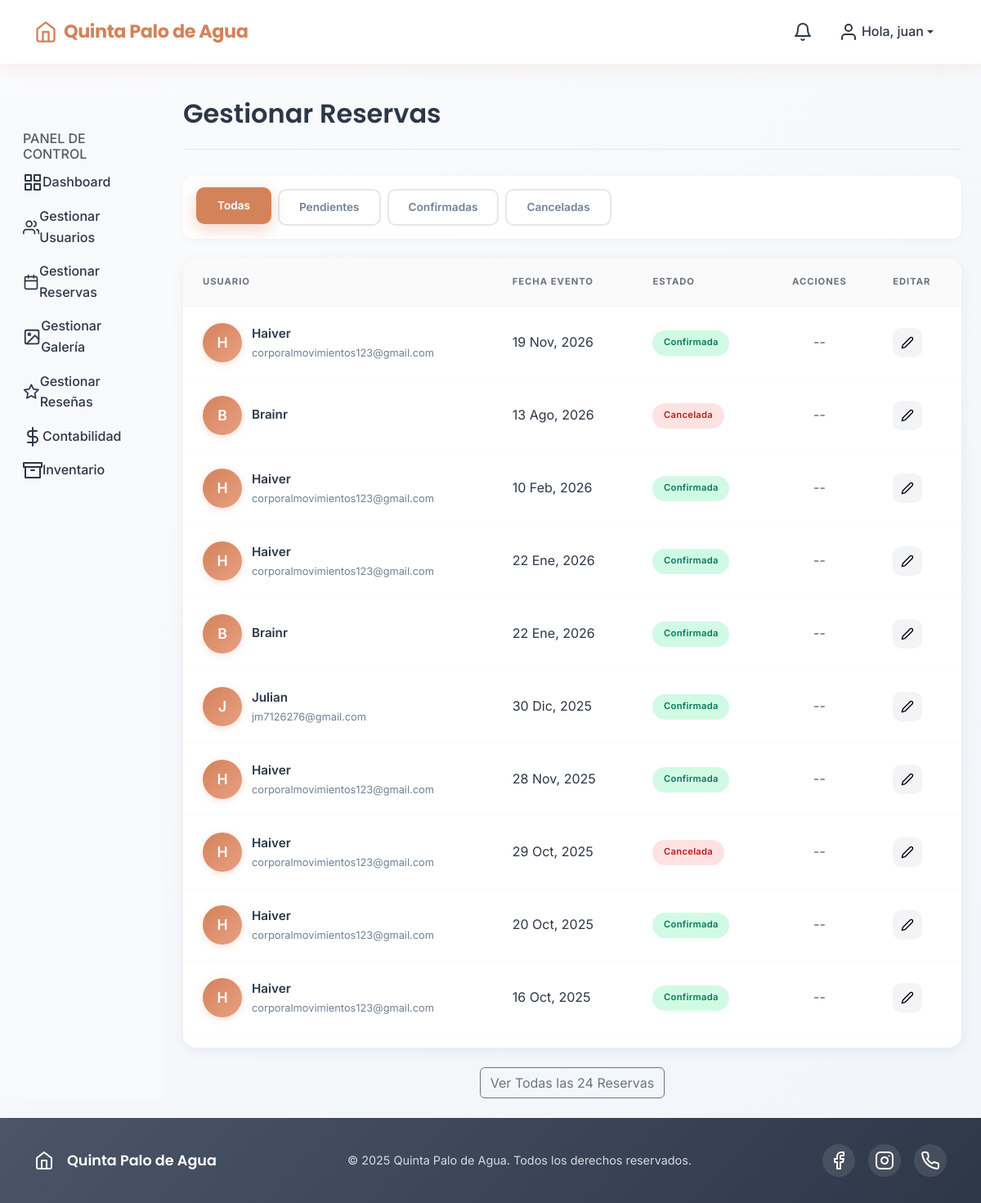
The page /panel-control/reservas/ (signed in) on the database its author committed.
### reservas/models.py (models this page shows, shortened)
class Reserva(models.Model):
    usuario = models.ForeignKey(User, on_delete=models.CASCADE, related_name='reservas')
    fecha_reserva = models.DateField(verbose_name="Fecha del Evento")
    numero_personas = models.PositiveIntegerField(verbose_name="Número de Personas")
    tipo_evento = models.CharField(max_length=100, verbose_name="Tipo de Evento")
    ESTADO_CHOICES = [
        ('pendiente', 'Pendiente'),
        ('esperando_pago', 'Esperando Pago'), # Nuevo estado
        ('confirmada', 'Confirmada'),
        ('cancelada', 'Cancelada'),
    ]
    estado = models.CharField(max_length=15, choices=ESTADO_CHOICES, default='pendiente')
    precio = models.DecimalField(max_digits=10, decimal_places=2, default=0.00, verbose_name="Precio de la Reserva")
    hora_ingreso = models.TimeField(null=True, blank=True, verbose_name="Hora de Ingreso")
    hora_salida = models.TimeField(null=True, blank=True, verbose_name="Hora de Salida")
    detalles_privilegios = models.TextField(blank=True, verbose_name="Privilegios Incluidos", help_text="Ej: Acceso a piscina, 2 habitaciones, uso de la cocina.")
    penalizacion_tardia = models.DecimalField(max_digits=10, decimal_places=2, default=50000.00, verbose_name="Penalización por Hora Extra")
    fecha_esperando_pago = models.DateTimeField(null=True, blank=True, editable=False)
    class Meta:
        ordering = ['-fecha_reserva']

### reservas/views.py (the view)
# urls.py: path('reservas/', reservas_views.lista_reservas_admin, name='lista_reservas_admin'),
@login_required
def lista_reservas_admin(request):
    if not request.user.is_staff:
        return redirect('index')
    filtro_actual = request.GET.get('estado')
    reservas_list = Reserva.objects.all().order_by('-fecha_reserva')
    if filtro_actual:
        reservas_list = reservas_list.filter(estado=filtro_actual)
    paginator = Paginator(reservas_list, 10)
    reservas_pagina = paginator.get_page(1)
    context = {
        'reservas_pagina': reservas_pagina,       # Las 10 primeras para la tabla principal
        'todas_las_reservas': reservas_list,    # Todas las reservas para el modal
        'filtro_actual': filtro_actual,
    }
    return render(request, 'panel_admin/admin_lista_reservas.html', context)

### templates/panel_admin/admin_lista_reservas.html (shortened to what this page needs)
{% extends 'panel_admin/panel_admin_base.html' %}
{% load static %}
{% block panel_content %}
<link rel="stylesheet" href="{% static 'css/gestionar_reservas.css' %}">
<link rel="stylesheet" href="{% static 'css/gestionar_usuarios.css' %}">
<div class="page-header">
    <h1 class="page-title">Gestionar Reservas</h1>
</div>
<div class="filtros-reservas">
    <a href="{% url 'lista_reservas_admin' %}" class="btn-filtro {% if not filtro_actual %}active{% endif %}">Todas</a>
    <a href="{% url 'lista_reservas_admin' %}?estado=pendiente" class="btn-filtro {% if filtro_actual == 'pendiente' %}active{% endif %}">Pendientes</a>
    <a href="{% url 'lista_reservas_admin' %}?estado=confirmada" class="btn-filtro {% if filtro_actual == 'confirmada' %}active{% endif %}">Confirmadas</a>
    <a href="{% url 'lista_reservas_admin' %}?estado=cancelada" class="btn-filtro {% if filtro_actual == 'cancelada' %}active{% endif %}">Canceladas</a>
</div>
<div class="reservas-table-container">
    <div class="table-responsive">
        <table class="table reservas-table">
            <thead>
                <tr>
                    <th>Usuario</th>
                    <th>Fecha Evento</th>
                    <th>Estado</th>
                    <th class="text-center">Acciones</th>
                    <th>Editar</th>
                </tr>
            </thead>
            <tbody>
                {% for reserva in reservas_pagina %}
                <tr>
                    <td>
                        <div class="user-info">
                            <div class="user-avatar">{{ reserva.usuario.username|first|upper }}</div>
                            <div class="user-details">
                                <span class="username">{{ reserva.usuario.first_name|default:reserva.usuario.username }}</span>
                                <span class="email">{{ reserva.usuario.email }}</span>
                            </div>
                        </div>
                    </td>
                    <td>{{ reserva.fecha_reserva|date:"d M, Y" }}</td>
                    <td><span class="badge-estado badge-{{ reserva.estado|slugify }}">{{ reserva.get_estado_display }}</span></td>
                    <td class="text-center acciones-cell">
                        {% if reserva.estado == 'pendiente' %}
                        <form action="{% url 'actualizar_estado_reserva' reserva.id %}" method="post" class="d-inline">
                            {% csrf_token %}
                            <input type="hidden" name="estado" value="esperando_pago">
                            <button type="submit" class="btn btn-success btn-sm">Confirmar</button>
                        </form>
                        <form action="{% url 'actualizar_estado_reserva' reserva.id %}" method="post" class="d-inline">
                            {% csrf_token %}
                            <input type="hidden" name="estado" value="cancelada">
                            <button type="submit" class="btn btn-danger btn-sm">Rechazar</button>
                        </form>
                        {% else %}
                        <span class="text-muted">--</span>
                        {% endif %}
                    </td>
                    <td>
                        <a href="{% url 'editar_reserva_admin' reserva.id %}" class="btn btn-light btn-edit"><span data-feather="edit-2" style="width:16px; height:16px;"></span></a>
                    </td>
                </tr>
                {% empty %}
                <tr><td colspan="5" class="text-center py-5"><p class="mb-0">No hay reservas que coincidan con el filtro.</p></td></tr>
                {% endfor %}
            </tbody>
        </table>
    </div>
</div>
{% if todas_las_reservas.count > 10 %}
<div class="text-center mt-4">
    <button type="button" class="btn btn-outline-secondary" data-bs-toggle="modal" data-bs-target="#modalTodasReservas">Ver Todas las {{ todas_las_reservas.count }} Reservas</button>
</div>
{% endif %}
{% endblock %}

### templates/base.html (shortened to what this page needs)
{% load static %}
<!doctype html>
<html lang="es" class="h-100">
<head>
    <link href="https://cdn.jsdelivr.net/npm/bootstrap@5.3.2/dist/css/bootstrap.min.css" rel="stylesheet">
    <link rel="stylesheet" href="https://unpkg.com/swiper/swiper-bundle.min.css" />
    <link rel="stylesheet" href="https://cdn.jsdelivr.net/npm/@fancyapps/ui@5.0/dist/fancybox/fancybox.css"/>
    <link rel="stylesheet" href="{% static 'css/main.css' %}">
</head>
<body class="d-flex flex-column h-100">
    <nav class="navbar navbar-expand-lg navbar-glass fixed-top">
        <div class="container">
            <a class="navbar-brand" href="{% if user.is_authenticated and not user.is_staff %}{% url 'panel_usuario' %}{% elif user.is_authenticated and user.is_staff %}{% url 'dashboard_admin' %}{% else %}{% url 'index' %}{% endif %}">
                <span data-feather="home" class="brand-icon"></span>
                <span class="brand-text">Quinta Palo de Agua</span>
            </a>
            <div class="collapse navbar-collapse" id="navbarNav">
                {% if user.is_authenticated %}
                    <ul class="navbar-nav ms-auto align-items-center">
                        <li class="nav-item dropdown">
                            <a class="nav-link" href="#" id="notification-bell" role="button" data-bs-toggle="dropdown" aria-expanded="false">
                                <span data-feather="bell"></span>
                            </a>
                        </li>
                        <li class="nav-item dropdown">
                            <a class="nav-link dropdown-toggle user-dropdown" href="#" id="navbarDropdown" role="button" data-bs-toggle="dropdown" aria-expanded="false">
                                <span data-feather="user" class="me-1"></span>
                                Hola, {{ user.username }}
                            </a>
                        </li>
                    </ul>
                {% endif %}
            </div>
        </div>
    </nav>
    <main class="main-content">
        {% block content %}
        {% endblock %}
    </main>
    <footer class="footer mt-auto">
        <div class="container">
            <div class="footer-content">
                <div class="footer-brand">
                    <span data-feather="home" class="me-2"></span>
                    <span>Quinta Palo de Agua</span>
                </div>
                <div class="footer-text">
                    <span class="copyright">© {% now "Y" %} Quinta Palo de Agua. Todos los derechos reservados.</span>
                </div>
                <div class="footer-social">
                    <a href="#" class="social-link"><span data-feather="facebook"></span></a>
                    <a href="#" class="social-link"><span data-feather="instagram"></span></a>
                    <a href="#" class="social-link"><span data-feather="phone"></span></a>
                </div>
            </div>
        </div>
    </footer>
</body>
</html>

### static/css/main.css (style rules this page uses)
:root { --color-principal: #D4825A; --color-principal-light: #E8A082; --color-principal-dark: #B86B47; --color-secundario: #4A5568; --color-terciario: #81C784; --color-fondo: #FAFBFC; --color-fondo-card: #FFFFFF; --color-texto: #2D3748; --color-texto-light: #718096; --color-accent: #F7931E; --color-success: #48BB78; --sombra-suave: 0 4px 20px rgba(212, 130, 90, 0.1); --sombra-hover: 0 8px 30px rgba(212, 130, 90, 0.15); --sombra-card: 0 2px 15px rgba(0, 0, 0, 0.05); --radio-suave: 12px; --radio-grande: 20px; --transicion: all 0.3s cubic-bezier(0.4, 0, 0.2, 1); --transicion-rapida: all 0.2s ease-out; }
* { box-sizing: border-box; }
body { background: linear-gradient(135deg, var(--color-fondo) 0%, #F1F5F9 100%); color: var(--color-texto); font-family: 'Inter', -apple-system, BlinkMacSystemFont, sans-serif; font-weight: 400; line-height: 1.6; padding-top: 80px; }
.navbar-glass { background: rgba(255, 255, 255, 0.95); backdrop-filter: blur(15px); border-bottom: 1px solid rgba(212, 130, 90, 0.1); padding: 1rem 0; transition: var(--transicion); box-shadow: var(--sombra-suave); }
.navbar-brand { font-family: 'Poppins', sans-serif; font-weight: 600; font-size: 1.4rem; color: var(--color-principal) !important; text-decoration: none; display: flex; align-items: center; gap: 0.5rem; transition: var(--transicion); }
.brand-icon { width: 28px; height: 28px; color: var(--color-principal); }
.brand-text { font-weight: 700; letter-spacing: -0.02em; }
.nav-link { color: var(--color-texto) !important; font-weight: 500; padding: 0.5rem 1rem !important; border-radius: var(--radio-suave); transition: var(--transicion); display: flex; align-items: center; }
.main-content { flex-grow: 1; padding-top: 1rem; }
.footer { background: linear-gradient(135deg, var(--color-secundario) 0%, #2D3748 100%); color: white; padding: 2rem 0; margin-top: 3rem; }
.footer-content { display: flex; justify-content: space-between; align-items: center; flex-wrap: wrap; gap: 1rem; }
.footer-brand { display: flex; align-items: center; gap: 0.5rem; font-family: 'Poppins', sans-serif; font-weight: 600; font-size: 1.1rem; }
.footer-text .copyright { color: rgba(255, 255, 255, 0.8); font-size: 0.9rem; }
.footer-social { display: flex; gap: 1rem; }
.social-link { display: flex; align-items: center; justify-content: center; width: 40px; height: 40px; background: rgba(255, 255, 255, 0.1); border-radius: 50%; color: white; text-decoration: none; transition: var(--transicion); }

### static/css/gestionar_usuarios.css (style rules this page uses)
.page-header { display: flex; justify-content: space-between; align-items: center; flex-wrap: wrap; gap: 1rem; margin-bottom: 2rem; padding-bottom: 1.5rem; border-bottom: 1px solid #e5e7eb; }
.page-title { font-family: 'Poppins', sans-serif; font-weight: 600; font-size: 1.75rem; color: var(--color-texto); margin: 0; }
.table-responsive { overflow-x: auto; }
.user-info { display: flex; align-items: center; gap: 0.75rem; min-width: 0; flex: 1; }
.user-avatar { width: 48px; height: 48px; border-radius: 50%; background: linear-gradient(135deg, var(--color-principal), var(--color-principal-light)); color: white; display: flex; align-items: center; justify-content: center; font-weight: 600; font-size: 1.1rem; text-transform: uppercase; flex-shrink: 0; box-shadow: 0 2px 8px rgba(212, 130, 90, 0.25); }
.user-details { min-width: 0; flex: 1; }
.user-details .username { font-weight: 600; color: var(--color-texto); display: block; font-size: 0.95rem; margin-bottom: 0.15rem; overflow: hidden; text-overflow: ellipsis; white-space: nowrap; }
.user-details .email { font-size: 0.8rem; color: var(--color-texto-light); display: block; overflow: hidden; text-overflow: ellipsis; white-space: nowrap; }
.badge-estado { padding: 0.4rem 0.85rem; border-radius: 9999px; font-size: 0.7rem; font-weight: 600; text-align: center; white-space: nowrap; }
@media (min-width: 768px) { .page-title { font-size: 2rem; } }

### rows shown on the page
Reserva: usuario.username|first "H", usuario.first_name "Haiver", usuario.email "corporalmovimientos123@gmail.com", fecha_reserva "19 Nov, 2026", estado "Confirmada"
Reserva: usuario.username|first "B", usuario.first_name "Brainr", fecha_reserva "13 Ago, 2026", estado "Cancelada"
Reserva: usuario.username|first "H", usuario.first_name "Haiver", usuario.email "corporalmovimientos123@gmail.com", fecha_reserva "10 Feb, 2026", estado "Confirmada"
Reserva: usuario.username|first "H", usuario.first_name "Haiver", usuario.email "corporalmovimientos123@gmail.com", fecha_reserva "22 Ene, 2026", estado "Confirmada"
Reserva: usuario.username|first "B", usuario.first_name "Brainr", fecha_reserva "22 Ene, 2026", estado "Confirmada"
Reserva: usuario.username|first "J", usuario.first_name "Julian", usuario.email "jm7126276@gmail.com", fecha_reserva "30 Dic, 2025", estado "Confirmada"
Reserva: usuario.username|first "H", usuario.first_name "Haiver", usuario.email "corporalmovimientos123@gmail.com", fecha_reserva "28 Nov, 2025", estado "Confirmada"
Reserva: usuario.username|first "H", usuario.first_name "Haiver", usuario.email "corporalmovimientos123@gmail.com", fecha_reserva "29 Oct, 2025", estado "Cancelada"
Reserva: usuario.username|first "H", usuario.first_name "Haiver", usuario.email "corporalmovimientos123@gmail.com", fecha_reserva "20 Oct, 2025", estado "Confirmada"
Reserva: usuario.username|first "H", usuario.first_name "Haiver", usuario.email "corporalmovimientos123@gmail.com", fecha_reserva "16 Oct, 2025", estado "Confirmada"

### other values the page prints
{{ user.username }} "juan"
{{ todas_las_reservas.count }} "24"
